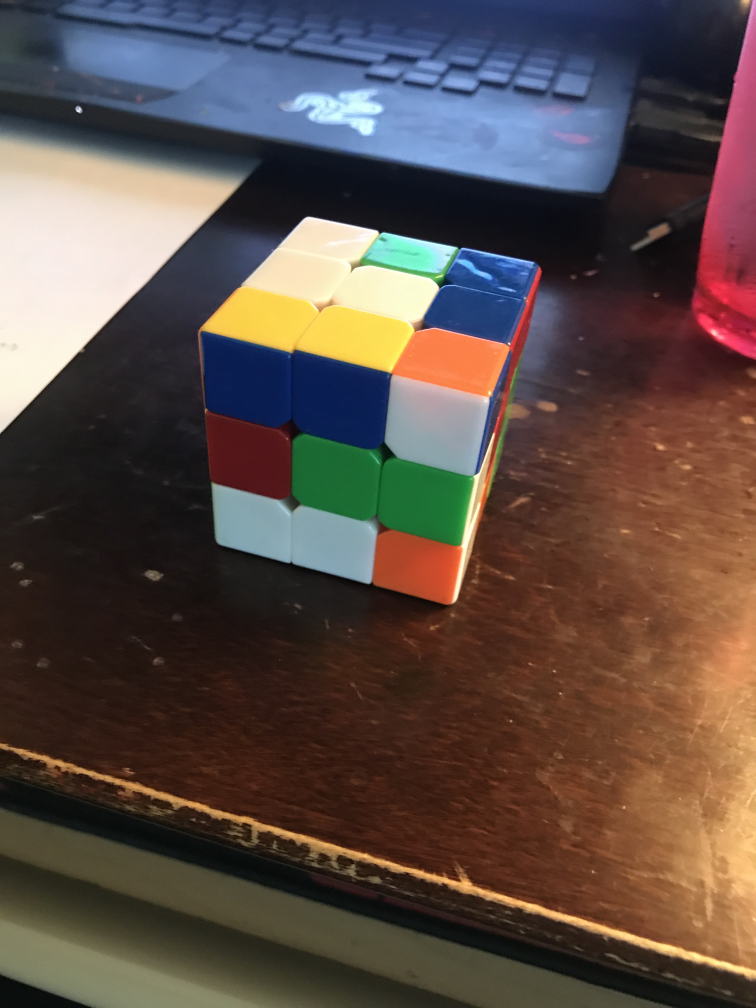
#> input picture rubiks/rub0.JPG, 3024 x 4032 px (shown at 1/4 size)
$ python perspective.py
#> lines starting #> are read from the running program, lines starting #| are printed output that depends on the picture
import cv2
import numpy as np
from matplotlib import pyplot as plt

r = 1
c = 2
index = 1
def add_img(title, img):
    global index
    plt.subplot(r,c,index)
    plt.imshow(img, 'gray')
    plt.title(title)
    plt.xticks([]), plt.yticks([])
    index+=1

img = cv2.imread("rubiks/rub0.JPG", 1)
#> img is the input picture: shape (4032, 3024, 3); mean B, G, R 70.7, 76.5, 91.2
img = cv2.cvtColor(img, cv2.COLOR_BGR2RGB)
add_img('original',img)

pts1 = np.float32([[801,1324],[1952,1595],[859,2184],[1820,2432]])
pts2 = np.float32([[0,0],[300,0],[0,300],[300,300]])

M = cv2.getPerspectiveTransform(pts1,pts2)
dst = cv2.warpPerspective(img,M,(300,300))
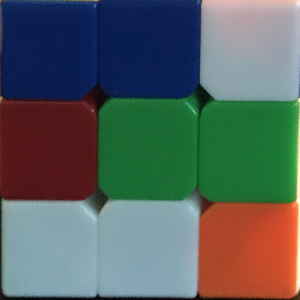
#> dst: shape (300, 300, 3); mean R, G, B 85.2, 96.6, 93.7

add_img('out',dst)
cv2.imwrite("side.png",dst)

plt.show()
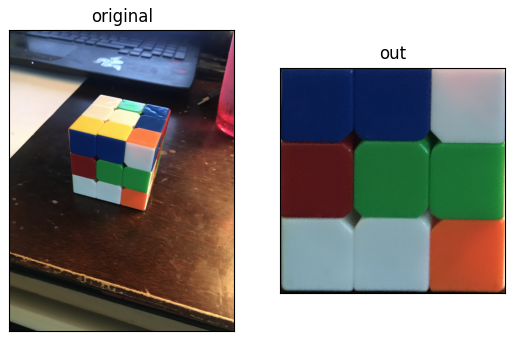
#> figure drawn by matplotlib, 2 panels

$ run again, with rubiks/rub10.JPG copied over rubiks/rub0.JPG
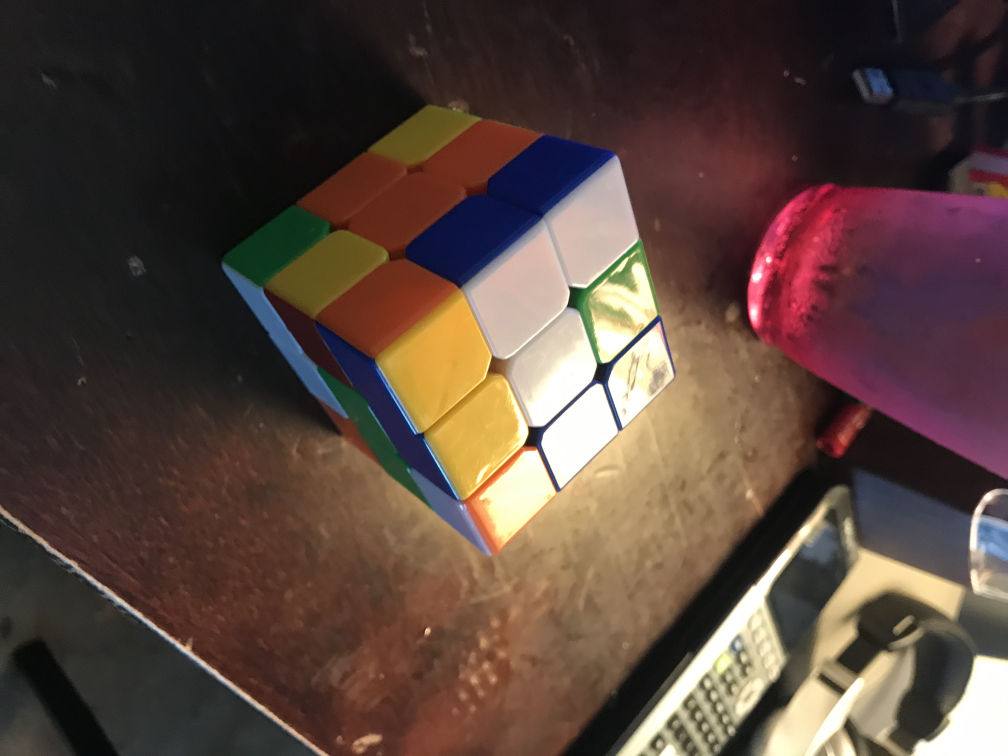
#> input picture rubiks/rub10.JPG, 4032 x 3024 px (shown at 1/4 size)
#> img is the input picture: shape (3024, 4032, 3); mean B, G, R 61, 69.3, 88.4
#> `dst = cv2.warpPerspective(img,M,(300,300))`:
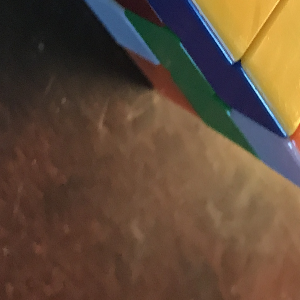
#> dst: shape (300, 300, 3); mean R, G, B 96.9, 75.4, 57.1
#> `plt.show()`:
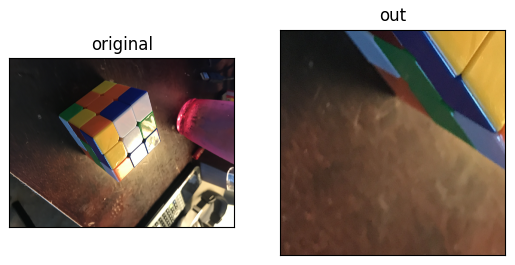
#> figure drawn by matplotlib, 2 panels

$ run again, with rubiks/rub2.JPG copied over rubiks/rub0.JPG
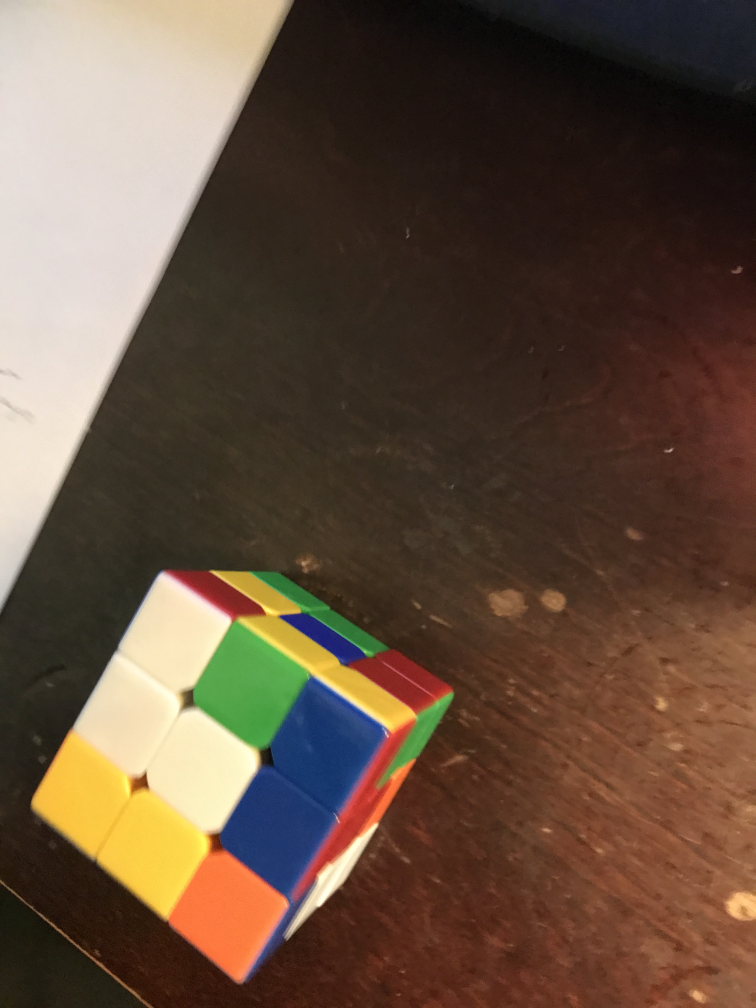
#> input picture rubiks/rub2.JPG, 3024 x 4032 px (shown at 1/4 size)
#> img is the input picture: shape (4032, 3024, 3); mean B, G, R 62.2, 78.6, 99.4
#> `dst = cv2.warpPerspective(img,M,(300,300))`:
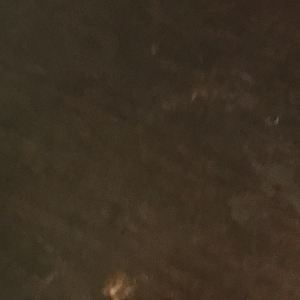
#> dst: shape (300, 300, 3); mean R, G, B 60.1, 48.4, 34.5
#> `plt.show()`:
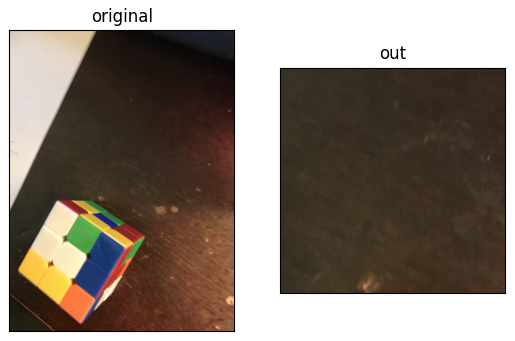
#> figure drawn by matplotlib, 2 panels
